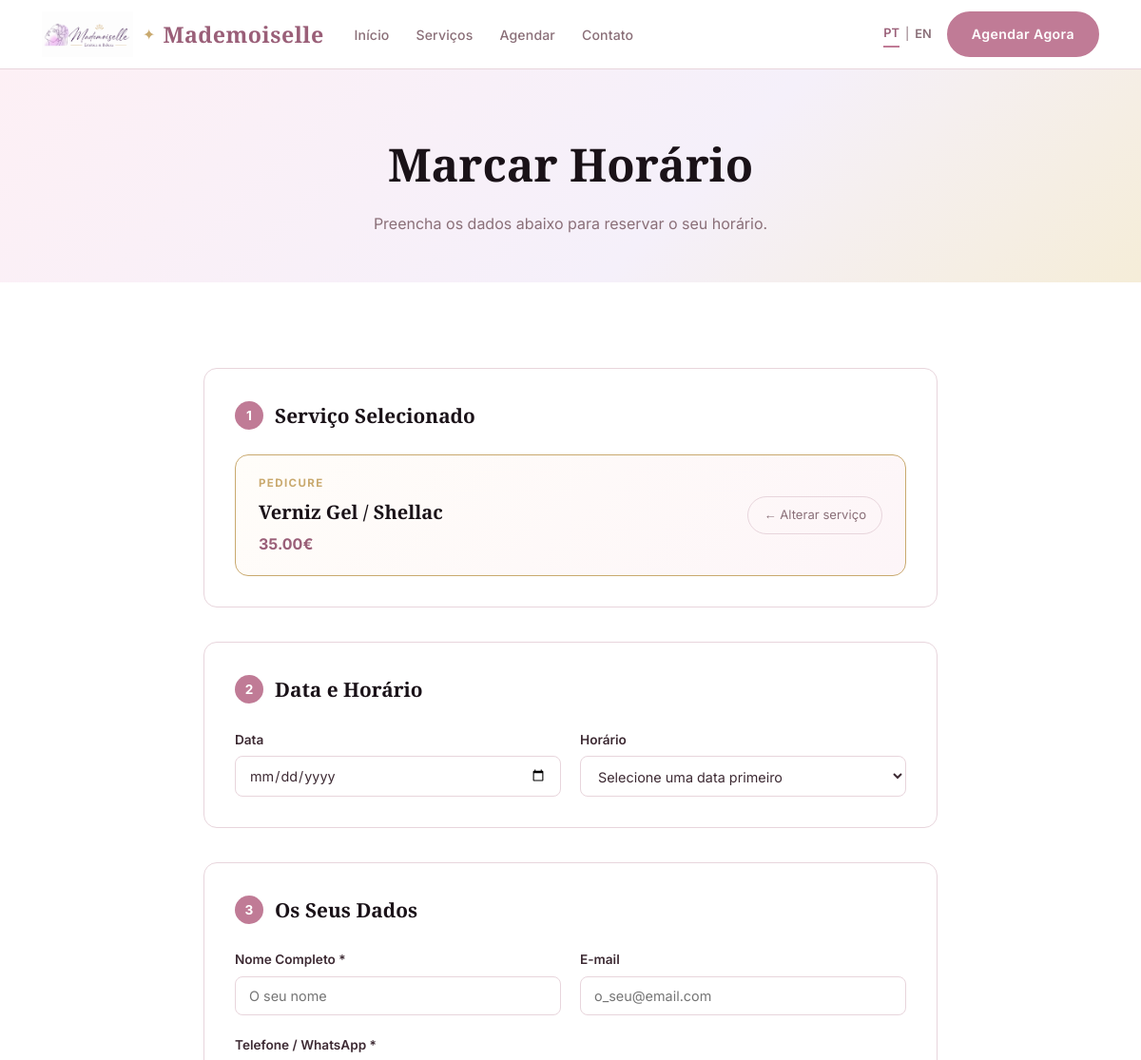
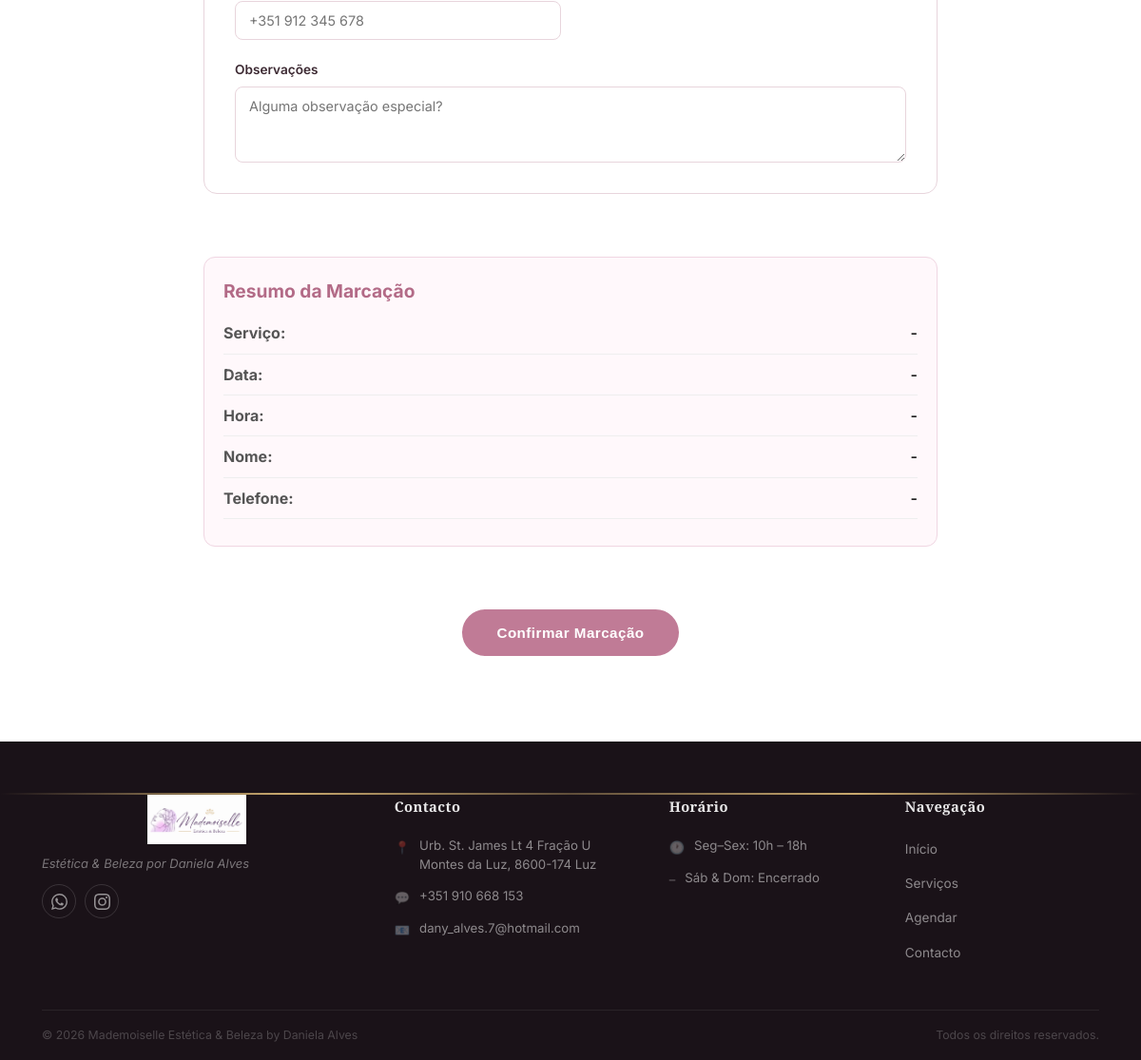
Page /book?service_id=3 on the committed database (2 pictures, top to bottom).
### salon/models/models.py (models this page shows, shortened)
class ServiceCategory(db.Model):
    __tablename__ = "service_categories"
    id = db.Column(db.Integer, primary_key=True)
    name_pt = db.Column(db.String(100), nullable=False)
    name_en = db.Column(db.String(100), nullable=False)
    icon = db.Column(db.String(50), default="sparkles")
    display_order = db.Column(db.Integer, default=0)
    services = db.relationship("Service", back_populates="category", lazy=True)
    def name(self, lang="pt"):
        return self.name_pt if lang == "pt" else self.name_en

class Service(db.Model):
    __tablename__ = "services"
    id = db.Column(db.Integer, primary_key=True)
    name_pt = db.Column(db.String(100), nullable=False)
    name_en = db.Column(db.String(100), nullable=False)
    description_pt = db.Column(db.Text)
    description_en = db.Column(db.Text)
    duration_minutes = db.Column(db.Integer, default=60)
    price = db.Column(db.Float, nullable=False)
    category_id = db.Column(db.Integer, db.ForeignKey("service_categories.id"), nullable=False)
    category = db.relationship("ServiceCategory", back_populates="services")
    active = db.Column(db.Boolean, default=True)
    def name(self, lang="pt"):
        return self.name_pt if lang == "pt" else self.name_en

### salon/routes.py (the view, shortened to what this page needs)
@main.route("/book", methods=["GET", "POST"])
def book():
    categories = ServiceCategory.query.order_by(ServiceCategory.display_order).all()
    service_id = request.args.get("service_id", type=int)
    selected_service = Service.query.get(service_id) if service_id else None
    return render_template(
        "book.html",
        categories=categories,
        selected_service=selected_service,
        lang=get_lang(),
        form_data={},
        today=date.today().isoformat(),
    )

### salon/routes.py (called while the page is built)
def get_lang():
    return str(get_locale())

### salon/templates/book.html (shortened to what this page needs)
{% extends "base.html" %}
{% block content %}
<section class="page-hero">
  <div class="container">
    <h1>{% if lang == 'pt' %}Marcar Horário{% else %}Book Appointment{% endif %}</h1>
    <p>{% if lang == 'pt' %}Preencha os dados abaixo para reservar o seu horário.{% else %}Fill in the details below to reserve your time slot.{% endif %}</p>
  </div>
</section>
<section class="section">
  <div class="container booking-container">
    <form method="POST" action="{{ url_for('main.book') }}" class="booking-form" id="bookingForm">
      <div class="form-section">
        <h2 class="form-section-title">
          <span class="step-badge">1</span>
          {% if selected_service %}
            {% if lang == 'pt' %}Serviço Selecionado{% else %}Selected Service{% endif %}
          {% else %}
            {% if lang == 'pt' %}Escolha o Serviço{% else %}Choose Service{% endif %}
          {% endif %}
        </h2>
        {% if selected_service %}
        <div class="service-preselected-card">
          <div class="service-preselected-body">
            <span class="service-preselected-cat">{{ selected_service.category.name(lang) }}</span>
            <span class="service-preselected-name">{{ selected_service.name(lang) }}</span>
            <span class="service-preselected-price">{{ "%.2f"|format(selected_service.price) }}€</span>
          </div>
          <a href="{{ url_for('main.services') }}" class="service-preselected-change">
            {% if lang == 'pt' %}← Alterar serviço{% else %}← Change service{% endif %}
          </a>
        </div>
        {% endif %}
      </div>
      <div class="form-section">
        <h2 class="form-section-title">
          <span class="step-badge">2</span>
          {% if lang == 'pt' %}Data e Horário{% else %}Date & Time{% endif %}
        </h2>
        <div class="date-time-row">
          <div class="form-group">
            <label for="appointment_date">{% if lang == 'pt' %}Data{% else %}Date{% endif %}</label>
            <input type="date" id="appointment_date" name="appointment_date"
              value="{{ form_data.get('appointment_date', '') }}"
              min="{{ today }}" />
          </div>
          <div class="form-group">
            <label for="appointment_time">{% if lang == 'pt' %}Horário{% else %}Time{% endif %}</label>
            <select id="appointment_time" name="appointment_time">
              <option value="">{% if lang == 'pt' %}Selecione uma data primeiro{% else %}Select a date first{% endif %}</option>
            </select>
          </div>
        </div>
      </div>
      <div class="form-section">
        <h2 class="form-section-title">
          <span class="step-badge">3</span>
          {% if lang == 'pt' %}Os Seus Dados{% else %}Your Details{% endif %}
        </h2>
        <div class="form-grid">
          <div class="form-group">
            <label for="client_name">{% if lang == 'pt' %}Nome Completo{% else %}Full Name{% endif %} *</label>
            <input type="text" id="client_name" name="client_name"
              value="{{ form_data.get('client_name', '') }}"
              placeholder="{% if lang == 'pt' %}O seu nome{% else %}Your name{% endif %}" />
          </div>
          <div class="form-group">
            <label for="client_email">{% if lang == 'pt' %}E-mail{% else %}Email{% endif %} </label>
            <input type="email" id="client_email" name="client_email"
              value="{{ form_data.get('client_email', '') }}"
              placeholder="{% if lang == 'pt' %}o_seu@email.com{% else %}your@email.com{% endif %}" />
          </div>
          <div class="form-group">
            <label for="client_phone">{% if lang == 'pt' %}Telefone / WhatsApp{% else %}Phone / WhatsApp{% endif %} *</label>
            <input type="tel" id="client_phone" name="client_phone"
              value="{{ form_data.get('client_phone', '') }}"
              placeholder="+351 912 345 678" />
          </div>
          <div class="form-group form-group-full">
            <label for="notes">{% if lang == 'pt' %}Observações{% else %}Notes{% endif %}</label>
            <textarea id="notes" name="notes" rows="3"
              placeholder="{% if lang == 'pt' %}Alguma observação especial?{% else %}Any special notes?{% endif %}">{{ form_data.get('notes', '') }}</textarea>
          </div>
        </div>
      </div>
      <div class="booking-preview" id="bookingPreview">
          <h3>{% if lang == 'pt' %}Resumo da Marcação{% else %}Booking Summary{% endif %}</h3>
          <p><strong>{% if lang == 'pt' %}Serviço:{% else %}Service:{% endif %}</strong> <span id="previewService">-</span></p>
          <p><strong>{% if lang == 'pt' %}Data:{% else %}Date:{% endif %}</strong> <span id="previewDate">-</span></p>
          <p><strong>{% if lang == 'pt' %}Hora:{% else %}Time:{% endif %}</strong> <span id="previewTime">-</span></p>
          <p><strong>{% if lang == 'pt' %}Nome:{% else %}Name:{% endif %}</strong> <span id="previewName">-</span></p>
          <p><strong>{% if lang == 'pt' %}Telefone:{% else %}Phone:{% endif %}</strong> <span id="previewPhone">-</span></p>
      </div>
      <div class="form-submit">
        <button type="submit" class="btn btn-primary btn-lg">
          {% if lang == 'pt' %}Confirmar Marcação{% else %}Confirm Booking{% endif %}
        </button>
      </div>
    </form>
  </div>
</section>
{% endblock %}

### rows in the picture
ServiceCategory: category.name "PEDICURE"
Service: name "Verniz Gel / Shellac", price "35.00"
